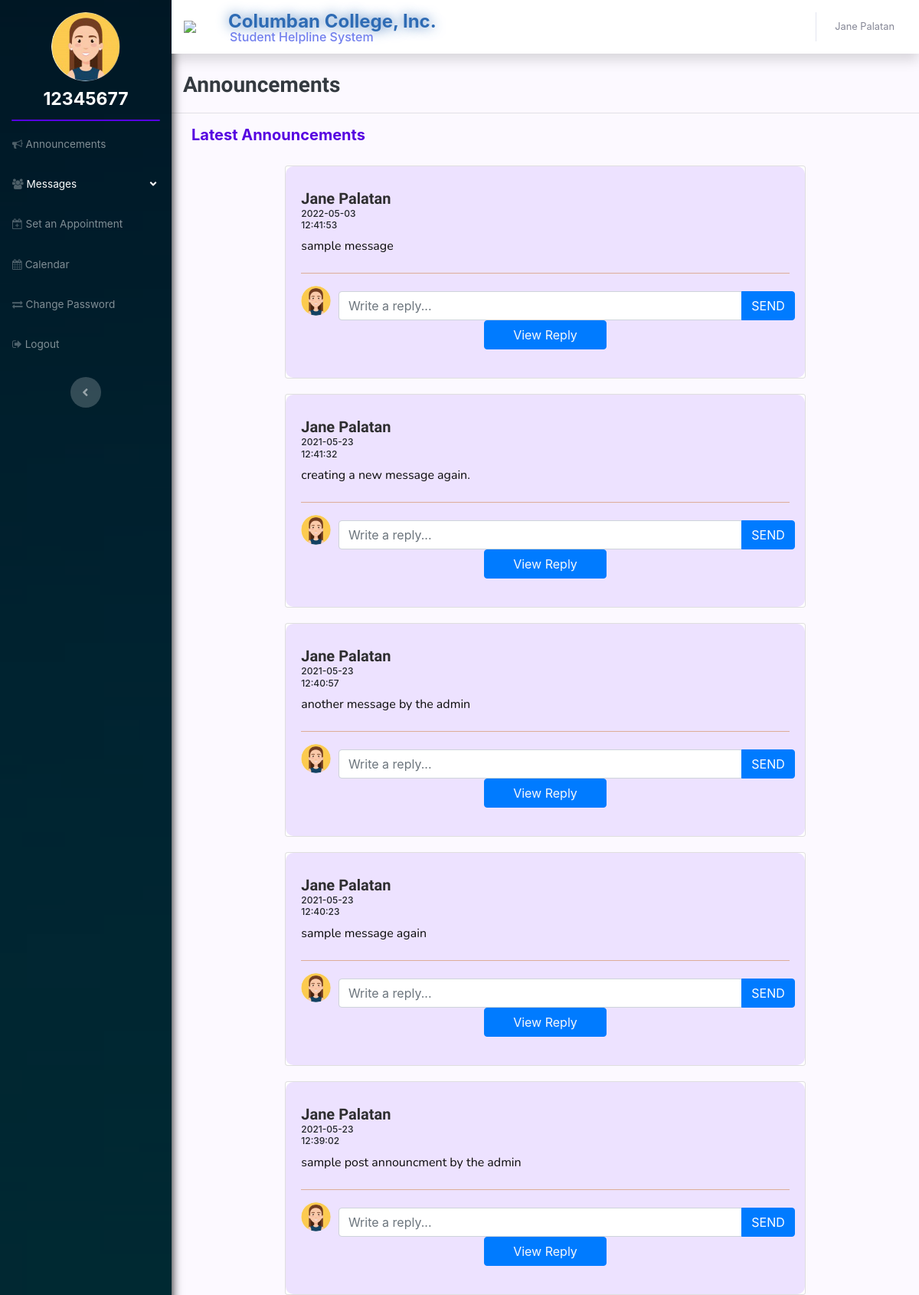
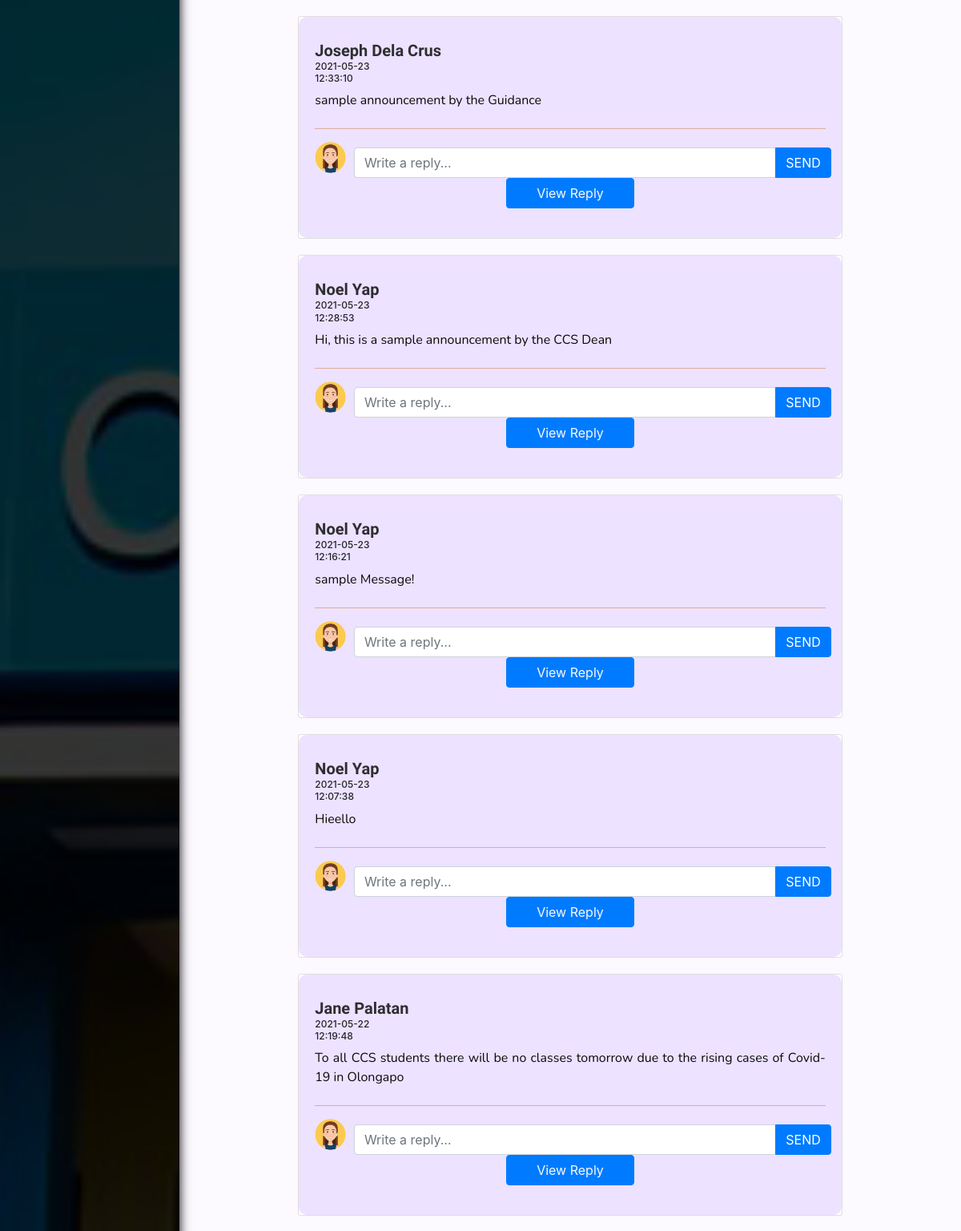
Screenshot of /student/index.php (signed in, upper part) with the database file from the repository (2 pictures, top to bottom).
### tables this page shows
CREATE TABLE `user_info` (
  `user_id` varchar(8) NOT NULL,
  `first_name` varchar(45) NOT NULL,
  `last_name` varchar(45) NOT NULL,
  `username` varchar(45) NOT NULL,
  `password` varchar(45) NOT NULL,
  `position` enum('admin','counselor','dean','student') NOT NULL,
  `profile_pic` varchar(200) NOT NULL,
  `email` varchar(45) NOT NULL,
  `type` enum('PENDING','APPROVED','','') NOT NULL,
  `status` enum('NORMAL','ARCHIVED','','') NOT NULL
);

CREATE TABLE `user_post` (
  `postTbl_ID` int(10) UNSIGNED NOT NULL,
  `post_ID` varchar(100) NOT NULL,
  `message` text NOT NULL,
  `category` enum('guidance','dean','announcement','') NOT NULL,
  `dated_post` date DEFAULT NULL,
  `post_time` time NOT NULL,
  `status` enum('ACTIVE','ARCHIVED','','') NOT NULL
);

### student/index.php (the view, shortened to what this page needs)
<?php
    include('header.php');
?>
                <div class="container-fluid">
                    <div class="d-sm-flex justify-content-between align-items-center mb-4">
                        <h3 class="text-dark" style="font-family: ABeeZee, sans-serif;color: rgb(29,29,31);margin-bottom: -5px;"><strong>Announcements</strong></h3>
                    </div>
                </div>
                <hr style="color: rgb(62,62,64);">
                <h5 style="margin-left: 26px;color: rgb(86,1,225);margin-bottom: 18px;"><strong>Latest Announcements</strong></h5>
                <div class="container ">
                                    <?php
                                        $con = new mysqli('localhost','root','','voshes');
                                        $sql = "select * from user_post where category = 'announcement' order by dated_post desc, post_time desc";
                                        $result = $con->query($sql);
                                        while ($row = $result->fetch_assoc()) {
                                            $id = $row['post_ID'];
                                            $sql2 = "select * from user_info where user_id = $id";
                                            $result2 = $con->query($sql2);
                                            $row2 = $result2->fetch_assoc();
                                            $pic_id = $_SESSION['user_id'];
                                            $sql_pic = "select* from user_info where user_id = '$pic_id'";
                                            $pic_result = $con->query($sql_pic);
                                            $pic_row = $pic_result->fetch_assoc();
                                            echo '
                                <div class="container w-75" style="border-radius: 10px;padding-top: 10px;padding-bottom: 10px;">
                                    <div class="card">
                                        <div class="card-body" style="background: #ede2ff;border-radius: 10px;height: 100%;padding-bottom: 37px;">
                                            <form action = "../reply_process.php" method = "POST">
                                                <div class="row">
                                                <input value="'.$row["postTbl_ID"].'" name="tbl_id" hidden>
                                                <input value=" ' . $_SESSION["user_id"] . ' " name="post_id" hidden>
                                                    <div class="col-md-12">
                                                        <div class="row">
                                                            <div class="col">
                                                                <h5 style="margin-top: 10px;font-family: ABeeZee, sans-serif;color: rgb(46,46,48);"><strong> '. $row2["first_name"] . ' ' . $row2["last_name"] . ' </strong></h5>
                                                            </div>
                                                        </div>
                                                        <div class="row">
                                                            <div class="col">
                                                                <h6 style="margin-top: -7px;font-size: 12px;">' . $row["dated_post"] . '</h6>
                                                                <h6 style="margin-top: -7px;font-size: 12px;">' . $row["post_time"] . '</h6>
                                                            </div>
                                                        </div>
                                                        <div class="row">
                                                            <div class="col">
                                                                <p style="font-family: Nunito, sans-serif;color: rgb(11,11,11);margin-bottom: 7px;text-align: justify;">' . $row["message"] . '<br></p>
                                                            </div>
                                                        </div>
                                                    </div>
                                                </div>
                                                <hr style="border-color: rgb(221,173,152);">
                                                <div class="row" style="height: 33%;margin-top: -8px;">
                                                    <div class="col-1 col-md-1" style="height: 25%;margin-bottom: 0px;width: 25%;"><img class="rounded-circle img-fluid"  src="../images/'.$pic_row['profile_pic'].'" style="width: 100px;margin-top: 8px;margin-bottom: 0px;margin-left: 0px;max-width: 150%;"></div>
                                                    <div class="col col-md-11" style="height: 25%;padding-left: 8px;padding-right: 8px;">
                                                            <div class="input-group " style="margin-top: 15px;">
                                                                <input class="form-control" type="text"placeholder="Write a reply..." name="message">
                                                                <div class="input-group-append">
                                                                    <input type="submit" class="btn btn-primary " value="SEND" name="student_announcement_reply">
                                                                </div>
                                                            </div>
                                                    </div>
                                                    <div class="container-fluid text-center text-light"><a class="btn btn-primary w-25" data-toggle="collapse" data-target="#a'.$row["postTbl_ID"].'">View Reply</a></div>
                                                    ';
                                                    echo '
                                            </form>
                                            </div>
                                        </div>
                                    </div>
                                </div> ';
                                        }
                                    ?>
<?php
    include('footer.php');
?>

### student/header.php (shortened to what this page needs)
<!DOCTYPE html>
<html>
<head>
    <link rel="stylesheet" href="assets/bootstrap/css/bootstrap.min.css">
    <link rel="stylesheet" href="assets/fonts/fontawesome-all.min.css">
    <link rel="stylesheet" href="assets/fonts/font-awesome.min.css">
    <link rel="stylesheet" href="assets/fonts/fontawesome5-overrides.min.css">
    <link rel="stylesheet" type="text/css" href="https://cdnjs.cloudflare.com/ajax/libs/twitter-bootstrap/4.3.1/css/bootstrap.css">
    <link rel="stylesheet" type="text/css" href="https://cdnjs.cloudflare.com/ajax/libs/bootstrap-datepicker/1.9.0/css/bootstrap-datepicker.css">
    <link rel="stylesheet" href="https://cdnjs.cloudflare.com/ajax/libs/animate.css/3.5.2/animate.min.css">
    <link rel="stylesheet" href="assets/css/style.css">
</head>
<body id="page-top" style="min-height: 625px;">
    <div id="wrapper">
        <nav class="navbar navbar-dark text-nowrap align-items-start sidebar sidebar-dark accordion bg-gradient-primary p-0" style="background: url(&quot;assets/img/ccnav.png&quot;) center left / cover, rgb(0,46,88);box-shadow: 0px 0px 13px rgb(0,0,0);">
            <div class="container-fluid d-flex flex-column p-0"><?php
                                                $con = new mysqli('localhost','root','','voshes');
                                                $id = $_SESSION['user_id'];
                                                $file_query_header = "select * from user_info where user_id = '$id'";
                                                $result = $con->query($file_query_header);
                                                $row_header = $result->fetch_assoc();
                                                echo '<img class="rounded-circle img-fluid" style="border-radius: 0px;width: 90px;margin: 0px 0px 0px;margin-top: 16px;" alt src="../images/'.$row_header['profile_pic'].'">';
                                          ?><span style="margin-top: 6px;color: rgb(255,255,255);font-size: 23px;"><strong><?php
                    echo $_SESSION['user_id'];
                ?></strong></span>
                <ul class="navbar-nav text-light" id="accordionSidebar">
                    <li class="nav-item">
                        <hr style="margin: 8px 0px;margin-bottom: 4px;margin-top: 9px;max-width: none;margin-right: 15px;margin-left: 15px;background: #6001fb;border-radius: 50px;border-width: 2px;border-top-color: rgb(248,;border-right-color: 249,;border-bottom-width: 0px;border-bottom-color: 252);border-left-color: 249,;">
                    </li>
                    <li class="nav-item"><a class="nav-link" href="index.php"><i class="fa fa-bullhorn"></i><span>Announcements</span></a></li>
                    <li class="nav-item dropdown show"><a class="dropdown-toggle nav-link" aria-expanded="true" data-toggle="dropdown" href="student-dean-section.php"><i class="fa fa-users"></i><span>Messages</span>
                        </a>
                    </li>
                    <li class="nav-item"><a class="nav-link" href="student-appointment.php"><i class="fa fa-calendar-plus-o"></i><span style="text-align: center;">Set an Appointment</span></a></li>
                    <li class="nav-item"><a class="nav-link" href="student-calendar.php"><i class="fa fa-calendar"></i><span style="text-align: center;">Calendar</span></a></li>
                    <li class="nav-item"><a class="nav-link" href="student-change-pass.php"><i class="fa fa-exchange"></i><span style="text-align: left;">Change Password</span></a></li>
                    <li class="nav-item"><a class="nav-link" href="../index.html"><i class="fa fa-sign-out"></i><span>Logout</span></a></li>
                </ul>
                <div class="text-center d-none d-md-inline"><button class="btn rounded-circle border-0" id="sidebarToggle" type="button"></button></div>
            </div>
        </nav>
        <div class="d-flex flex-column" id="content-wrapper">
            <div id="content" style="background: #fcf9ff;margin-bottom: 0px;padding-bottom: 36px;">
                <nav class="navbar navbar-light navbar-expand bg-white shadow mb-4 topbar static-top" style="/*background: rgb(255, 255, 255);*/">
                    <div class="container-fluid"><img src="assets/img/col.png" style="width: 50px;filter: blur(0px);">
                        <hgroup class="d-none d-sm-block" style="margin-left: 8px;margin-top: -7px;">
                            <h4 style="margin-top: 17px;color: rgb(46,107,180);text-shadow: 0px 0px 16px;"><strong>Columban College, Inc.</strong></h4>
                            <h6 style="margin-top: -12px;margin-left: 2px;color: rgb(113,127,237);">Student Helpline System</h6>
                        </hgroup>
                        <ul class="navbar-nav flex-nowrap ml-auto">
                            <li class="nav-item dropdown no-arrow">
                                <div class="nav-item dropdown no-arrow"><a class="dropdown-toggle nav-link" aria-expanded="false" data-toggle="dropdown" href="#"><span class="d-none d-lg-inline mr-2 text-gray-600 small">
                                    <?php include('../header_process.php'); ?>
                                    </span></a>
                                </div>
                            </li>
                        </ul>
                    </div>
                </nav>

### header_process.php (shortened to what this page needs)
<?php
                                        $id = $_SESSION['user_id'];
                                        $con = new mysqli('localhost','root','','voshes');
                                        $sql = "select * from user_info where user_id = $id";
                                        $result = $con->query($sql);
                                        $row = $result->fetch_assoc();
                                        echo $row['first_name']. " " . $row['last_name'];
                                    ?>

### rows the page displays
user_info: profile_pic (picture), first_name "Jane", last_name "Palatan"
user_post: post_ID.first_name "Jane", post_ID.last_name "Palatan", dated_post "2022-05-03", post_time "12:41:53", message "sample message", post_ID.profile_pic (picture)
user_post: post_ID.first_name "Jane", post_ID.last_name "Palatan", dated_post "2021-05-23", post_time "12:41:32", message "creating a new message again.", post_ID.profile_pic (picture)
user_post: post_ID.first_name "Jane", post_ID.last_name "Palatan", dated_post "2021-05-23", post_time "12:40:57", message "another message by the admin", post_ID.profile_pic (picture)
user_post: post_ID.first_name "Jane", post_ID.last_name "Palatan", dated_post "2021-05-23", post_time "12:40:23", message "sample message again", post_ID.profile_pic (picture)
user_post: post_ID.first_name "Jane", post_ID.last_name "Palatan", dated_post "2021-05-23", post_time "12:39:02", message "sample post announcment by the admin", post_ID.profile_pic (picture)
user_post: post_ID.first_name "Joseph", post_ID.last_name "Dela Crus", dated_post "2021-05-23", post_time "12:33:10", message "sample announcement by the Guidance", user_info.profile_pic (picture)
user_post: post_ID.first_name "Noel", post_ID.last_name "Yap", dated_post "2021-05-23", post_time "12:28:53", message "Hi, this is a sample announcement by the CCS Dean", user_info.profile_pic (picture)
user_post: post_ID.first_name "Noel", post_ID.last_name "Yap", dated_post "2021-05-23", post_time "12:16:21", message "sample Message!", user_info.profile_pic (picture)
user_post: post_ID.first_name "Noel", post_ID.last_name "Yap", dated_post "2021-05-23", post_time "12:07:38", message "Hieello", user_info.profile_pic (picture)
user_post: post_ID.first_name "Jane", post_ID.last_name "Palatan", dated_post "2021-05-22", post_time "12:19:48", message "To all CCS students there will be no classes tomorrow due to the rising cases of Covid-19 in Olongapo", post_ID.profile_pic (picture)

### other values shown
$_SESSION['user_id'] "12345677"
